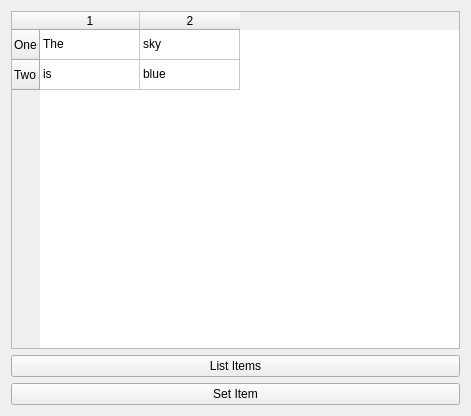
<?xml version="1.0" encoding="UTF-8"?>
<ui version="4.0">
 <class>Widget</class>
 <widget class="QWidget" name="Widget">
  <property name="geometry">
   <rect>
    <x>0</x>
    <y>0</y>
    <width>471</width>
    <height>416</height>
   </rect>
  </property>
  <property name="windowTitle">
   <string>Widget</string>
  </property>
  <layout class="QVBoxLayout" name="verticalLayout">
   <item>
    <widget class="QTableWidget" name="tableWidget">
     <row>
      <property name="text">
       <string>One</string>
      </property>
     </row>
     <row>
      <property name="text">
       <string>Two</string>
      </property>
     </row>
     <column>
      <property name="text">
       <string>1</string>
      </property>
     </column>
     <column>
      <property name="text">
       <string>2</string>
      </property>
     </column>
     <item row="0" column="0">
      <property name="text">
       <string>The </string>
      </property>
     </item>
     <item row="0" column="1">
      <property name="text">
       <string>sky</string>
      </property>
     </item>
     <item row="1" column="0">
      <property name="text">
       <string>is</string>
      </property>
     </item>
     <item row="1" column="1">
      <property name="text">
       <string>blue</string>
      </property>
     </item>
    </widget>
   </item>
   <item>
    <widget class="QPushButton" name="list_items_button">
     <property name="text">
      <string>List Items</string>
     </property>
    </widget>
   </item>
   <item>
    <widget class="QPushButton" name="set_item_button">
     <property name="text">
      <string>Set Item</string>
     </property>
    </widget>
   </item>
  </layout>
 </widget>
 <resources/>
 <connections/>
</ui>
